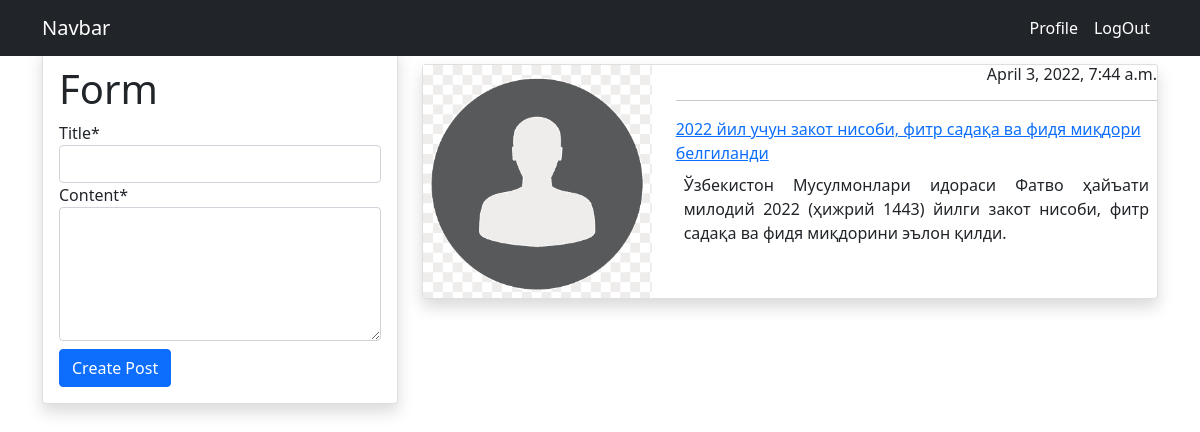
Page /blog/ (signed in) on the committed database.
### post/models.py (models this page shows, shortened)
class PostModel(models.Model):
    title=models.CharField(max_length=100)
    content=models.TextField()
    img=models.ImageField(default='default.png',upload_to='post')
    author=models.ForeignKey(User,on_delete=models.CASCADE)
    created_at=models.DateTimeField(auto_now_add=True)
    updated_at=models.DateTimeField(auto_now=True)
    class Meta:
        verbose_name_plural='Postlar'

### post/views.py (the view)
# urls.py: path('blog/',index,name='index-page'),
@login_required
def index(request):
    context={}
    data=PostModel.objects.all().order_by('-id')
    if request.method=='POST':
        forms = PostModelForm(request.POST)
        if forms.is_valid():
            instance=forms.save(commit=False)
            instance.author=request.user
            instance.save()
            return redirect('index-page')
    else:
        forms = PostModelForm()
        context = {
            'data': data,
            'forms': forms
        }
    return render(request,'post/index.html',context)

### post/forms.py
class PostModelForm(forms.ModelForm):
    content=forms.CharField(widget=forms.Textarea(attrs={'rows':5}))
    class Meta:
        model = PostModel
        fields = ('title', 'content')

### templates/post/index.html (shortened to what this page needs)
{% extends 'parent/base.html' %}
{% load  crispy_forms_tags %}
{% block  mycontent %}
<div class="container mt-5">
    <div class="row">
        <div class="col-md-4">
            <div class="card shadow p-3">
                <h1>Form</h1>
                <form method="post">
                    {{forms|crispy}}
                    <input type="submit"
                       class="btn btn-primary mt-2"
                       value="Create Post">
                </form>
            </div>
        </div>
        <div class="col-md-8">
            {% for post in data%}
            <div class="card shadow my-3">
                <div class="row">
                    <div class="col-md-4">
                        <img src="/media/{{post.img}}" alt="{{post.id}}" class="img-fluid">
                    </div>
                    <div class="col-md-8">
                        <h6 class="text-end">{{post.created_at}}</h6>
                        <hr>
                        <a class="h6" href="{% url 'post-detail-page' post.id %}">{{post.title}}</a>
                        <p style="text-align:justify;" class="p-2">{{post.content|truncatechars:200}}</p>
                    </div>
                </div>
            </div>
            {% endfor %}
        </div>
    </div>
</div>
{% endblock %}

### rows in the picture
PostModel: img (placeholder picture), created_at "April 3, 2022, 7:44 a.m.", title "2022 йил учун закот нисоби, фитр садақа ва фидя миқдори белгиланди", content "Ўзбекистон Мусулмонлари идораси Фатво ҳайъати милодий 2022 (ҳижрий 1443) йилги закот нисоби, фитр садақа ва фидя миқдорини эълон қилди."
